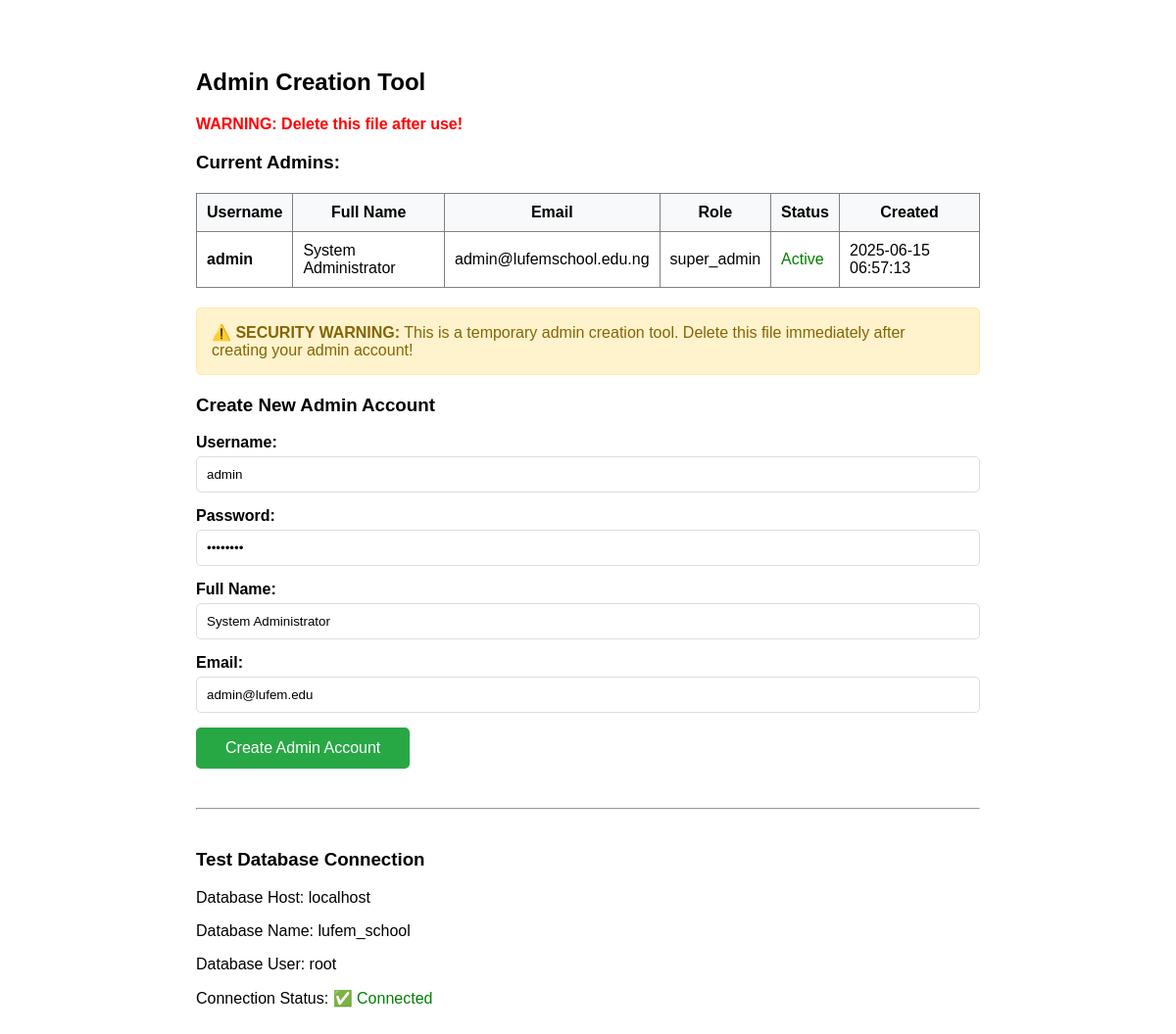
Screenshot of /log.php with the database file from the repository.
### tables this page shows
CREATE TABLE `users` (
  `user_id` int(11) NOT NULL AUTO_INCREMENT,
  `institution_id` int(11) NOT NULL,
  `username` varchar(50) NOT NULL,
  `password` varchar(255) NOT NULL,
  `email` varchar(100),
  `full_name` varchar(255) NOT NULL,
  `role` enum('super_admin','admin','student') NOT NULL DEFAULT 'student',
  `is_active` tinyint(1) DEFAULT 1,
  `last_login` timestamp NULL DEFAULT NULL,
  `created_at` timestamp NOT NULL DEFAULT CURRENT_TIMESTAMP,
  `updated_at` timestamp NOT NULL DEFAULT CURRENT_TIMESTAMP ON UPDATE CURRENT_TIMESTAMP,
  PRIMARY KEY (`user_id`),
  UNIQUE KEY `username` (`username`),
  KEY `institution_id` (`institution_id`),
  FOREIGN KEY (`institution_id`) REFERENCES `institutions` (`institution_id`) ON DELETE CASCADE
);

### log.php (the view, shortened to what this page needs)
<?php
try {
    $pdo = new PDO(
        'mysql:host=' . DB_HOST . ';dbname=' . DB_NAME . ';charset=utf8mb4',
        DB_USER,
        DB_PASS,
        [
            PDO::ATTR_ERRMODE => PDO::ERRMODE_EXCEPTION,
            PDO::ATTR_DEFAULT_FETCH_MODE => PDO::FETCH_ASSOC
        ]
    );
    echo "<h2>Admin Creation Tool</h2>";
    echo "<p style='color: red;'><strong>WARNING: Delete this file after use!</strong></p>";
    $stmt = $pdo->query("SELECT username, email, full_name, role, is_active, created_at FROM users WHERE role IN ('admin', 'super_admin')");
    $admins = $stmt->fetchAll();
    if ($admins) {
        echo "<h3>Current Admins:</h3>";
        echo "<table border='1' cellpadding='10' style='border-collapse: collapse; width: 100%; margin: 20px 0;'>";
        echo "<tr style='background: #f8f9fa;'><th>Username</th><th>Full Name</th><th>Email</th><th>Role</th><th>Status</th><th>Created</th></tr>";
        foreach ($admins as $admin) {
            $status = $admin['is_active'] ? 'Active' : 'Inactive';
            $statusColor = $admin['is_active'] ? 'green' : 'red';
            echo "<tr>";
            echo "<td><strong>{$admin['username']}</strong></td>";
            echo "<td>{$admin['full_name']}</td>";
            echo "<td>{$admin['email']}</td>";
            echo "<td>{$admin['role']}</td>";
            echo "<td style='color: $statusColor;'>$status</td>";
            echo "<td>{$admin['created_at']}</td>";
            echo "</tr>";
        }
        echo "</table>";
    }
} catch (Exception $e) {
    echo "<div style='background: #f8d7da; color: #721c24; padding: 15px; border-radius: 5px;'>";
    echo "<h3>Database Connection Error:</h3>";
    echo "<p>" . $e->getMessage() . "</p>";
    echo "<p>Please check your database configuration in config/config.php</p>";
    echo "</div>";
}
?>
<!DOCTYPE html>
<html>
<head>
</head>
<body>
    <div class="warning">
        <strong>⚠️ SECURITY WARNING:</strong> This is a temporary admin creation tool.
        Delete this file immediately after creating your admin account!
    </div>
    <form method="POST">
        <h3>Create New Admin Account</h3>
        <div class="form-group">
            <label for="username">Username:</label>
            <input type="text" id="username" name="username" required value="admin">
        </div>
        <div class="form-group">
            <label for="password">Password:</label>
            <input type="password" id="password" name="password" required value="admin123">
        </div>
        <div class="form-group">
            <label for="full_name">Full Name:</label>
            <input type="text" id="full_name" name="full_name" required value="System Administrator">
        </div>
        <div class="form-group">
            <label for="email">Email:</label>
            <input type="email" id="email" name="email" required value="admin@lufem.edu">
        </div>
        <button type="submit">Create Admin Account</button>
    </form>
    <hr style="margin: 40px 0;">
    <h3>Test Database Connection</h3>
    <p>Database Host: <?php echo DB_HOST; ?></p>
    <p>Database Name: <?php echo DB_NAME; ?></p>
    <p>Database User: <?php echo DB_USER; ?></p>
    <p>Connection Status:
        <?php
        try {
            echo "<span style='color: green;'>✅ Connected</span>";
        } catch (Exception $e) {
            echo "<span style='color: red;'>❌ Failed - " . $e->getMessage() . "</span>";
        }
        ?>
    </p>
</body>
</html>

### log.php (style rules this page uses)
body { font-family: Arial, sans-serif; max-width: 800px; margin: 50px auto; padding: 20px; }
.form-group { margin-bottom: 15px; }
label { display: block; margin-bottom: 5px; font-weight: bold; }
input[type="text"], input[type="email"], input[type="password"] { width: 100%; padding: 10px; border: 1px solid #ddd; border-radius: 5px; }
button { background: #28a745; color: white; padding: 12px 30px; border: none; border-radius: 5px; cursor: pointer; font-size: 16px; }
.warning { background: #fff3cd; color: #856404; padding: 15px; border-radius: 5px; border: 1px solid #ffeaa7; margin-bottom: 20px; }

### rows the page displays
users: username "admin", full_name "System Administrator", email "admin@lufemschool.edu.ng", role "super_admin", is_active "Active", created_at "2025-06-15 06:57:13"

### other values shown
DB_HOST "localhost"
DB_NAME "lufem_school"
DB_USER "root"
